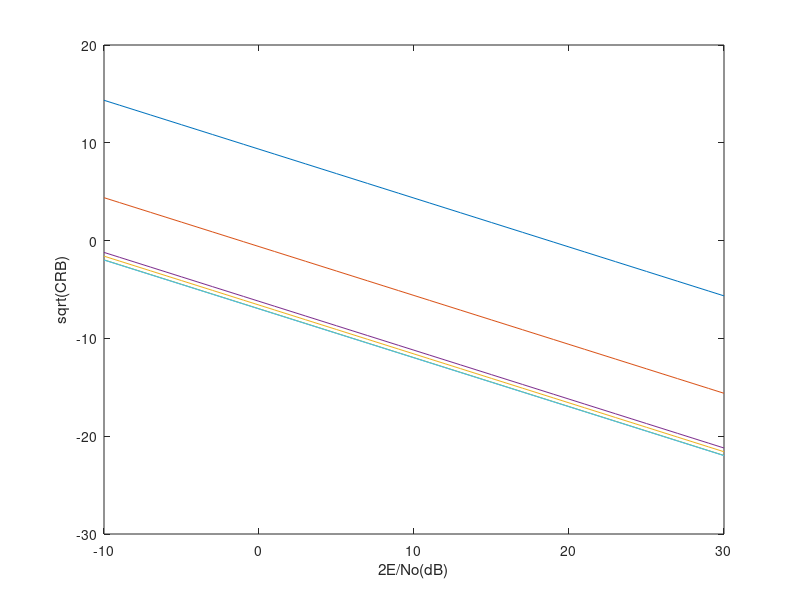

This figure's MATLAB source:
% PFM 2 source CRB
% K. Bell
% 11/28/99

a = [0.01:0.01:10*pi];
e = 3*(sin(a)./a + 2*(cos(a)-sin(a)./a)./(a.^2));
a = [0 a];
e = [1 e];
figure(1)
plot(a/pi,e)
xlabel('\alpha/\pi')
ylabel('\eta(\alpha)')
grid on

E2_No = 10.^([-10:1:30]/10);
beta = 20*sqrt(3);
T = 0.5;
sa = 2*sqrt(3);
DA = [0.001 0.01 0.05 0.1 1 2]'*sa;
a = 0.5*beta*T*DA;
eta = 3*(sin(a)./a + 2*(cos(a)-sin(a)./a)./(a.^2));
CRB = ((1-eta.^2).^(-1))*((E2_No).^(-1))*(12/((beta*T)^2));
plot(10*log10(E2_No),10*log10(sqrt(CRB)))
xlabel('2E/No(dB)')
ylabel('sqrt(CRB)')